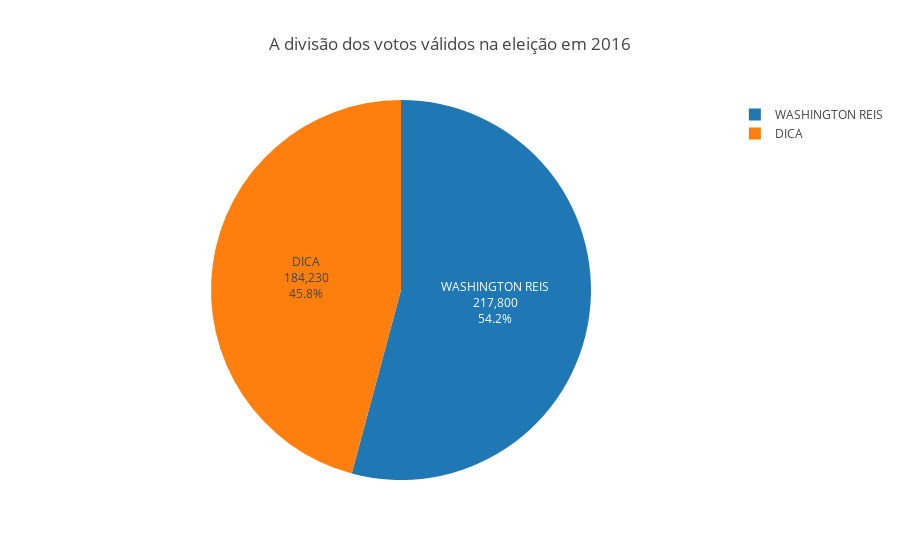

Notebook source saved alongside this figure:
### Markdown cell above
#### Como a eleição considera votos válidos, como ficou o resultado?

### Code cell
values = [cand1.get('votes'), cand2.get('votes')]
labels = [cand1.get('name'), cand2.get('name')]

title = 'A divisão dos votos válidos na eleição em 2016'
fig = generatePieChart(go=go, labels=labels, values=values, title=title)
py.iplot(fig)

### Figure 1 — Plotly figure (JSON) as saved in the notebook; plotly's stock layout.template omitted (floating-point values rounded to 4 significant figures)
{"data": [{"labels": ["DICA", "WASHINGTON REIS"], "textinfo": "percent+value+label", "type": "pie", "uid": "3d611846-e341-11e8-8177-5cc9d399d62a", "values": [184230, 217800]}], "layout": {"title": "A divisão dos votos válidos na eleição em 2016"}}
